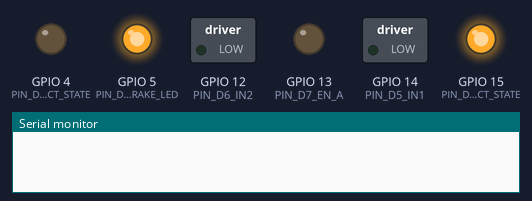
The sketch below on a simulated ESP8266 (NodeMCU). Shown: switched loads named in the sketch (green lamp = pin HIGH), output pins drawn as LEDs (lit = HIGH), the last lines printed to the serial monitor. Storage starts empty.

Above: at 0.1 s.
At 1.2 s:
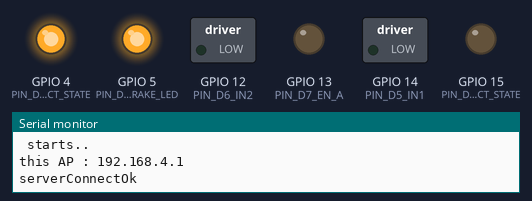
At 2.6 s:
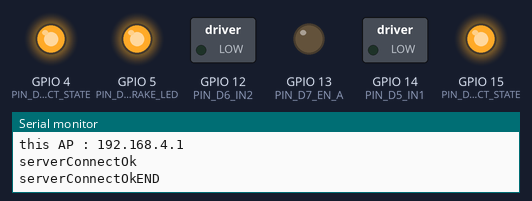
Timing chart, 0 to 4.1 s (numbered marks = the images above):
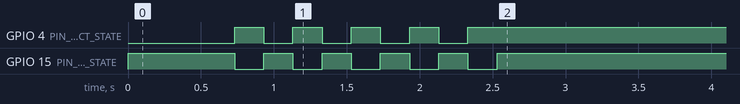

The sketch:

IoTMiniYonku.ino
```cpp
#include <ESP8266WiFi.h>
#include <ESP8266WebServer.h>
#include <FS.h>

// Pin Define of NodeMCU made by AMICA
#define PIN_D1_BRAKE_LED 5
#define PIN_D2_CONNECT_STATE 4
#define PIN_D8_CONNECT_STATE 15
#define PIN_D5_IN1  14          // Motor Driver L298N IN1
#define PIN_D6_IN2  12          // Motor Driver L298N IN2
#define PIN_D7_EN_A 13          // Motor Driver L298N ENABLE PIN

// global variable
const char *ssid = "";          // Your WiFi SSID
const char *password = "";      // Your WiFi PASS
const char *pathRoot = "";      // HTML file Path
uint8_t buf[16384];             // Buffer for reading HTML
ESP8266WebServer server(80);    // Web server port

void handleRoot()
{
  if (server.method() == HTTP_POST)
  {
    String s = server.arg("ON");
    if (s == "Accel")
    {
      digitalWrite(PIN_D5_IN1, HIGH);
      digitalWrite(PIN_D6_IN2, LOW);
      digitalWrite(PIN_D7_EN_A, HIGH);
      digitalWrite(PIN_D1_BRAKE_LED, LOW);
    }
    else if (s == "Brake")
    {
      digitalWrite(PIN_D5_IN1, LOW);
      digitalWrite(PIN_D6_IN2, LOW);
      digitalWrite(PIN_D7_EN_A, LOW);
      digitalWrite(PIN_D1_BRAKE_LED, HIGH);
    }
  }
  server.send(200, "text/html", (char *)buf); // Send the HTML file to the client
}

void serverConnectOk()
{
  Serial.println("serverConnectOk");
  for(int i = 0; i < 5; ++i)
  {
      digitalWrite(PIN_D8_CONNECT_STATE, HIGH);
      digitalWrite(PIN_D2_CONNECT_STATE, LOW);
      delay(200);
      digitalWrite(PIN_D8_CONNECT_STATE, LOW);
      digitalWrite(PIN_D2_CONNECT_STATE, HIGH);
      delay(200);
  }
  Serial.println("serverConnectOkEND");
      digitalWrite(PIN_D8_CONNECT_STATE, HIGH);
      digitalWrite(PIN_D2_CONNECT_STATE, HIGH);
}

void setup()
{
  pinMode(PIN_D5_IN1, OUTPUT);
  pinMode(PIN_D6_IN2, OUTPUT);
  pinMode(PIN_D7_EN_A, OUTPUT);
  pinMode(PIN_D8_CONNECT_STATE, OUTPUT);
  pinMode(PIN_D2_CONNECT_STATE, OUTPUT);
  pinMode(PIN_D1_BRAKE_LED, OUTPUT);

  // Pin output init
  digitalWrite(PIN_D1_BRAKE_LED, HIGH);
  digitalWrite(PIN_D8_CONNECT_STATE, HIGH);
  digitalWrite(PIN_D2_CONNECT_STATE, LOW);
  digitalWrite(PIN_D5_IN1, LOW);
  digitalWrite(PIN_D6_IN2, LOW);
  digitalWrite(PIN_D7_EN_A, LOW);
  Serial.begin(115200);

  bool res = SPIFFS.begin();
  if (!res)
  {
    Serial.println("SPIFFS.begin fail");
    return;
  }

  File htmlFile = SPIFFS.open(pathRoot, "r"); // Open the HTML file readonly

  if (!htmlFile)
  {
    Serial.println("open error");
  }

  size_t size = htmlFile.size();               // Size check the HTML file
  htmlFile.read(buf, size);                    // Read contents of HTML file into buffer
  htmlFile.close();                            // Close the HTML file

  WiFi.softAP(ssid, password);                 // Start the WiFi access point with the set SSID and password, IPAddress myIP = WiFi.softAPIP();
  IPAddress ip = WiFi.softAPIP();
  delay(500);
  Serial.println("");
  Serial.println(ssid + String(" starts.."));
  Serial.print("this AP : ");
  Serial.println(ip);

  server.on("/", handleRoot);                  // Specifies the function to be executed in response to a request from a client
  server.begin();                              // Boot the Web server.
  serverConnectOk();                           // Connect OK
}

void loop()
{
  server.handleClient();                       // Process requests received from clients.
}
```
